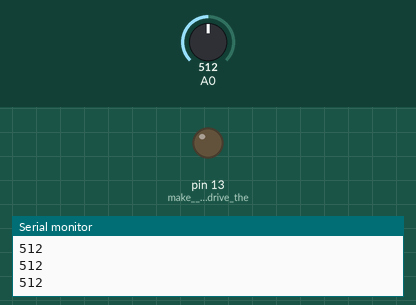
Recording of a sketch running on a simulated Arduino Uno, built with avr-gcc and run on an emulated ATmega328P. On the bench: output pins drawn as LEDs (lit = HIGH), the last lines printed to the serial monitor. The inputs (shaded band) are chosen by the test bench; at power-on: A0 = 512.

Above: at 1.3 s.
1.4 s: A0 set to 593
3.2 s: A0 set to 619
At 5.2 s:
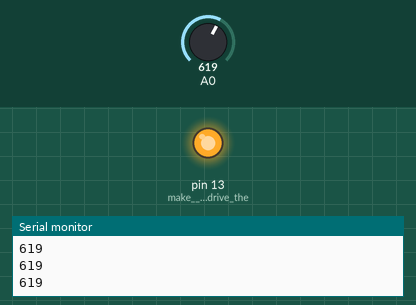
5.5 s: A0 set to 590
At 6.9 s:
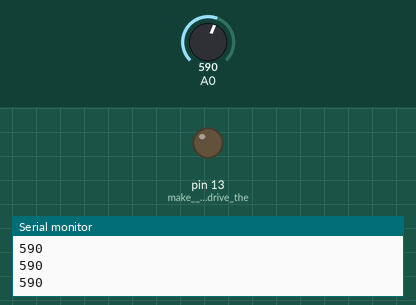
7.5 s: A0 set to 610
At 8.4 s:
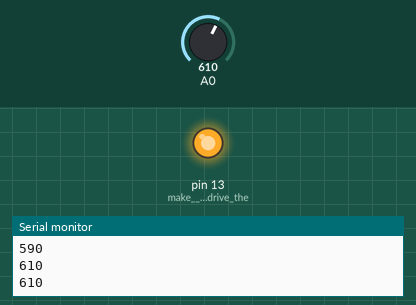
Timing chart, 0 to 10.5 s (numbered marks = the images above; inputs shaded):
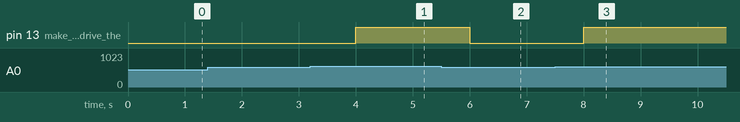

Measured:
- the behaviour switches between 600 and 601 on A0 (found by bisection; images 0 and 1)
- after the input at 3.2 s, pin 13 (make__pin_13_to_drive_the): LOW → HIGH after 0.80 s
- after the input at 5.5 s, pin 13 (make__pin_13_to_drive_the): HIGH → LOW after 0.50 s
- after the input at 7.5 s, pin 13 (make__pin_13_to_drive_the): LOW → HIGH after 0.50 s

The sketch:

ldr_led_blinker.ino
```cpp
int ldr_voltage_val;

void setup()
{
  pinMode(13, OUTPUT); // make  pin 13 to drive the led
  pinMode(2, INPUT);   // make  pin 2 as input and sw1

  Serial.begin(9600);  // for debugging
  while(!Serial) {
    ; // waiting for serial to be ready
  }
  digitalWrite(13, LOW); // initially LED is off.
}

void loop() {
  // put your main code here, to run repeatedly:

  ldr_voltage_val = analogRead(0); // pin 0 connnected to the ldr
  Serial.print(ldr_voltage_val);
  Serial.print("\n");
  delay(500);
  if (ldr_voltage_val > 600) {
    digitalWrite(13, HIGH);
  } else {
    digitalWrite(13, LOW);
  }
}
```
